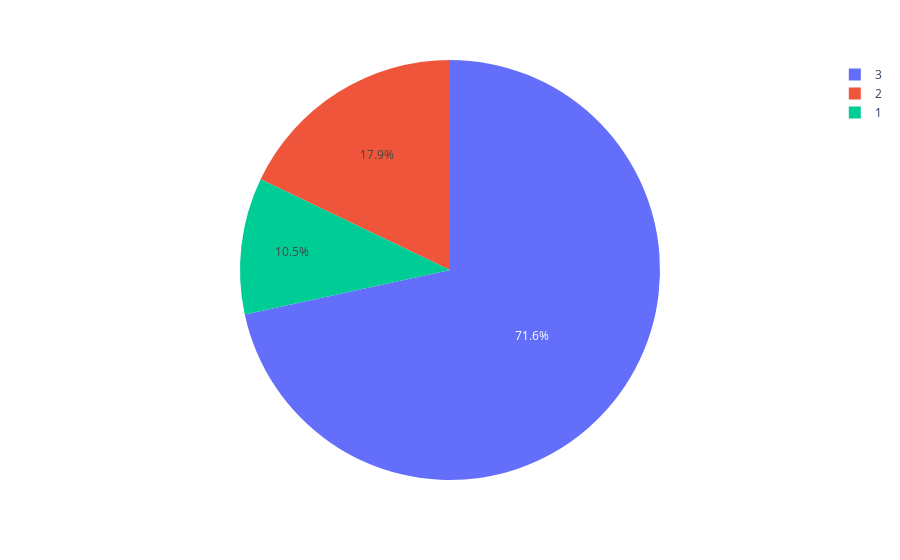

Notebook code cell kept with this figure:
### Code cell
pieChart(data,"Pclass") #detaylı bilgi için help(pieChart) fonksiyonun kullanabilirsiniz

# help(pieChart)


""" Aşağıdaki grafikte de görüldüğü üzere en çok PClass sınıfı 3 numaradadır. Ardından sınıf 2 ve sonra da 1 gelir.

Ve  """

### Figure 1 — Plotly figure (JSON) as saved in the notebook; plotly's stock layout.template omitted (floating-point values rounded to 4 significant figures; data arrays with more than 128 entries replaced by an {"elided": "..."} marker saying what was removed)
{"data": [{"domain": {"x": [0, 1], "y": [0, 1]}, "hovertemplate": "Pclass=%{value}<extra></extra>", "labels": {"elided": "891 int values"}, "legendgroup": "", "name": "", "showlegend": true, "type": "pie", "values": {"elided": "891 int values"}}], "layout": {"legend": {"tracegroupgap": 0}, "margin": {"t": 60}}}
